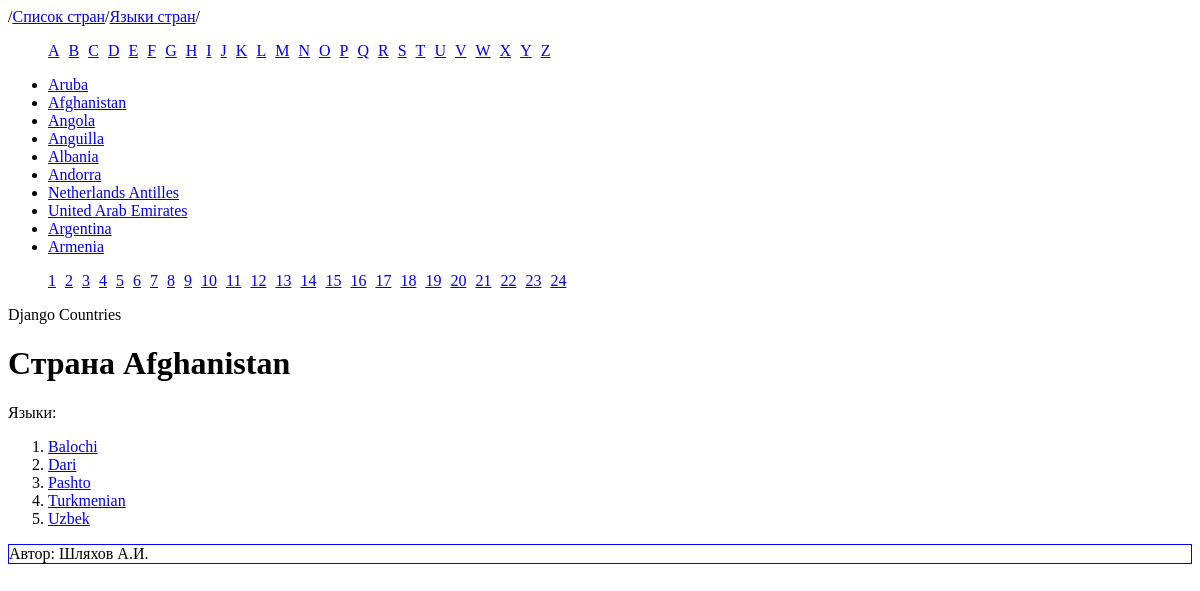
Screenshot of /countries-list/Afghanistan/ with the database file from the repository.
### MainApp/models.py (models this page shows)
class Country(models.Model):
    country = models.CharField(max_length=100)
    languages = models.CharField(max_length=200)

### MainApp/views.py (the view)
# urls.py: path('countries-list/<str:country_name>/', views.special_country_page),
def special_country_page(request, country_name):
    country = Country.objects.get(country=country_name)
    countries = [country.country for country in Country.objects.all()]
    languages_list = country.languages.split(',')
    paginator = Paginator(countries, 10)
    page_number = request.GET.get('page')
    page_obj = paginator.get_page(page_number)
    context = {
        "country_name": country.country,
        'languages': languages_list,
        "alfabet": ascii_uppercase,
        'page_obj': page_obj,
    }
    return render(request, "country_page.html", context)

### templates/country_page.html (shortened to what this page needs)
{% extends "base_countries_page.html" %}
{% block content %}
    <h1>
        Страна {{ country_name }}
    </h1>
    <div>Языки:</div>
    <ol>
    {% for language in languages %}
        <li><a href="/countries-list/special-language/{{ language }}">{{ language }}</a></li>
    {% endfor %}
    </ol>
{% endblock %}

### templates/base_countries_page.html (shortened to what this page needs)
<!DOCTYPE html>
<html lang="en">
<head>
</head>
<body>
<nav class="menu">
    /<a href="{% url 'countries-list' %}">Список стран</a>/<a href="{% url 'languages-list' %}">Языки стран</a>/
</nav>
<ul class="alfabet">
{% for char in alfabet %}
    <li><a href="/countries-list/alfabet/countries-that-start-with-{{ char }}">{{ char }}</a></li>
{% endfor %}
</ul>
<ul>
{% for country in page_obj %}
    <li><a href="/countries-list/{{ country }}">{{ country }}</a></li>
{% endfor %}
</ul>
<nav>
    <ul class="paginator">
        {% if page_obj.paginator.page_range|length > 1 %}
            {% for p in page_obj.paginator.page_range %}
            <li>
                <a href="?page={{ p }}">{{ p }}</a>
            </li>
            {% endfor %}
        {% endif %}
    </ul>
</nav>
<header>
    Django Countries
</header>
<main>
    {% block content %}
    {% endblock %}
</main>
<footer>
    Автор: Шляхов А.И.
</footer>
</body>
</html>

### rows the page displays
Country: page_obj "Aruba"
Country: page_obj "Afghanistan", country "Afghanistan"
Country: page_obj "Angola"
Country: page_obj "Anguilla"
Country: page_obj "Albania"
Country: page_obj "Andorra"
Country: page_obj "Netherlands Antilles"
Country: page_obj "United Arab Emirates"
Country: page_obj "Argentina"
Country: page_obj "Armenia"

### other values shown
{{ char }} "A" "B" "C" "D" "E" "F" "G" "H" "I" "J" "K" "L" "M" "N" "O" "P" "Q" "R" "S" "T" "U" "V" "W" "X" "Y" "Z"
{{ p }} "1" "2" "3" "4" "5" "6" "7" "8" "9" "10" "11" "12" "13" "14" "15" "16" "17" "18" "19" "20" "21" "22" "23" "24"
{{ language }} "Balochi" "Dari" "Pashto" "Turkmenian" "Uzbek"
